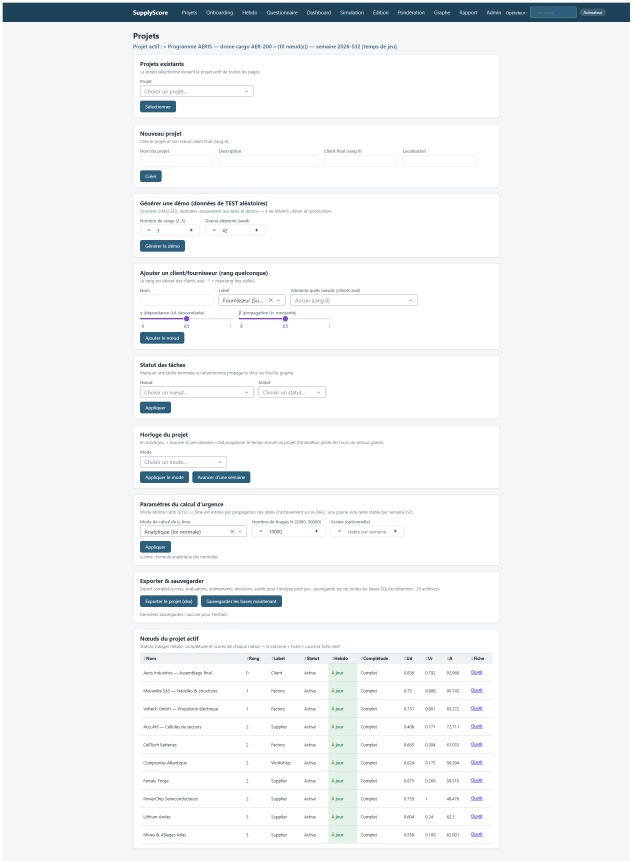
#> input picture projects/supplyscore_soutenance_ppt169_20260702/images/01-projets-pleine-page.png, 1898 x 2583 px, given in place of explainability_waterfall.png, which was not available (shown at 1/3 size); the run also reads 1 picture not shown here
$ python make_assets.py
#> lines starting #> are read from the running program, lines starting #| are printed output that depends on the picture; pictures that were not available may be replaced by others from this repository, and a replacement may not be noted
"""Prepare every image the web poster needs, into Poster/web/img/.

Run with the VOLUME_ENTREPOT venv (it owns Pillow and matplotlib):
  cd C:/PRIVEE/GIT/SMART_GREEN_SUPPLY_CHAIN/VOLUME_ENTREPOT
  ./.venv/Scripts/python.exe C:/PRIVEE/AZURE/docs/BST_DISCO_JH_2026/Poster/web/make_assets.py

Two jobs:
  1. crop the burnt-in title/legend bars off the VOLUME_ENTREPOT plates, so the poster
     can put its own English callouts on top in HTML, and downscale to poster size;
  2. re-render the YOLO26-seg fine-tuning curve in the ALTEN Brand Book palette.

Nothing is written outside web/img/.
"""
from __future__ import annotations

import csv
import os
import shutil
from pathlib import Path

from PIL import Image

VE = Path("C:/PRIVEE/GIT/SMART_GREEN_SUPPLY_CHAIN/VOLUME_ENTREPOT")
BST = Path("C:/PRIVEE/AZURE/docs/BST_DISCO_JH_2026")
OUT = Path(__file__).resolve().parent / "img"
OUT.mkdir(parents=True, exist_ok=True)

# ALTEN Brand Book 2025 (EN), certified colours only
NAVY = "#043962"
AZURE = "#008BD2"
OCHRE = "#FFBA00"
BG_BLUE = "#EBF3F9"
LINE_GREY = "#CDCEDA"
CAPTION_GREY = "#8C8C9A"
NAVY_LIGHT = "#8D9CAD"
AZURE_DARK = "#176F98"


def plate(src: Path, dst: str, crop=None, width: int | None = None, quality=88):
    """Crop, downscale, write JPEG. `crop` is (left, top, right, bottom) in source px."""
    im = Image.open(src).convert("RGB")
    if crop:
        im = im.crop(crop)
    if width and im.width > width:
        im = im.resize((width, round(im.height * width / im.width)), Image.LANCZOS)
    im.save(OUT / dst, quality=quality, optimize=True)
    print(f"{dst:34s} {im.size}")


def copy(src: Path, dst: str):
    shutil.copyfile(src, OUT / dst)
    print(f"{dst:34s} copied")


def trim(src: Path, dst: str, pad=6, thresh=248):
    """Copy a report figure with its white margin removed.

    The report's diagrams sit on a square canvas with a wide white border. On the poster
    that border is dead vertical budget, and the budget is what decides the layout.
    """
    from PIL import ImageChops
    im = Image.open(src).convert("RGB")
    mask = im.point(lambda v: 255 if v < thresh else 0).convert("L")
    box = mask.getbbox() or (0, 0, im.width, im.height)
    box = (max(0, box[0] - pad), max(0, box[1] - pad),
           min(im.width, box[2] + pad), min(im.height, box[3] + pad))
    out = im.crop(box)
    out.save(OUT / dst)
    print(f"{dst:34s} {im.size} -> {out.size}  ar={out.width / out.height:.2f}")


# [139 lines left out: functions training_curve, helios_dryrun_vs_llm, business_metric, not called in this run]


# logos & brick 1
for name in ("LogoALTEN.png", "LogoESTIA.png", "LogoCranfield.png"):
    copy(BST / "Poster" / "img" / name, name)
for name in ("helios_llm_pilot_adequacy.png", "campaign_network.png", "urgency_gap.png"):
    copy(BST / "Poster" / "img" / name, name)
for name in ("explainability_waterfall.png", "three_layer_architecture.png"):
    trim(BST / "Images" / "2.Problem" / name if name.startswith("three")
         else BST / "Images" / "4.Operations" / name, name)
#> in trim, im is the input picture: PIL image 1898x2583 RGB; mean R, G, B 240.3, 242.9, 244.7
#> in trim, `mask = im.point(lambda v: 255 if v < thresh else 0).convert("L")`:
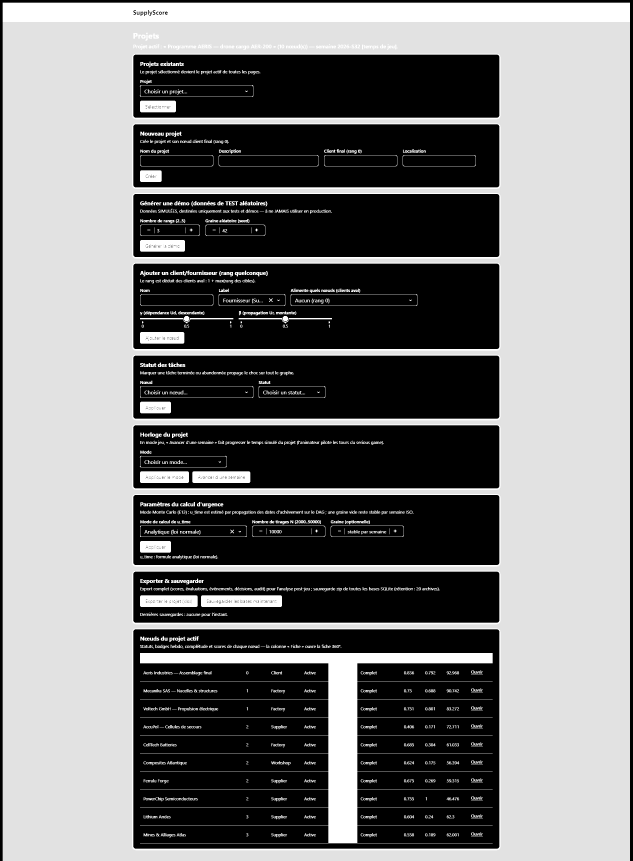
#> mask: PIL image 1898x2583 L (shown at 1/3 size); min 0, max 255, mean 123.3
#> in trim, `box = mask.getbbox() or (0, 0, im.width, im.height)`: box = (8, 8, 1890, 2583)
#> in trim, `box = (max(0, box[0] - pad), max(0, box[1] - pad), min(im.width, box[2..`: box = (2, 2, 1896, 2583)
#> in trim, `out = im.crop(box)`:
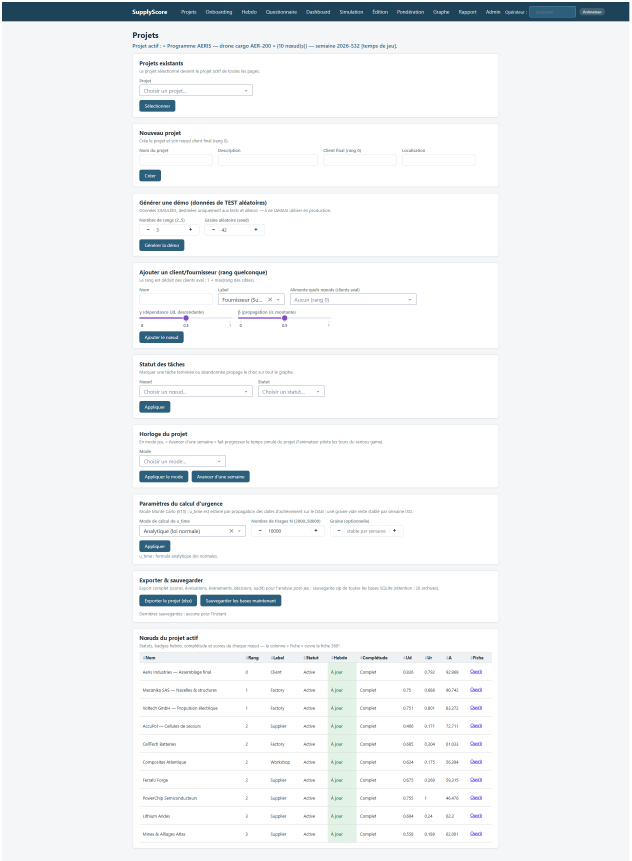
#> out: PIL image 1894x2581 RGB (shown at 1/3 size); mean R, G, B 240.3, 242.8, 244.7
#| explainability_waterfall.png       (1898, 2583) -> (1894, 2581)  ar=0.73
#> pass 2 of the loop `for name in ("explainability_waterfall.png", "three_layer_architecture..`:
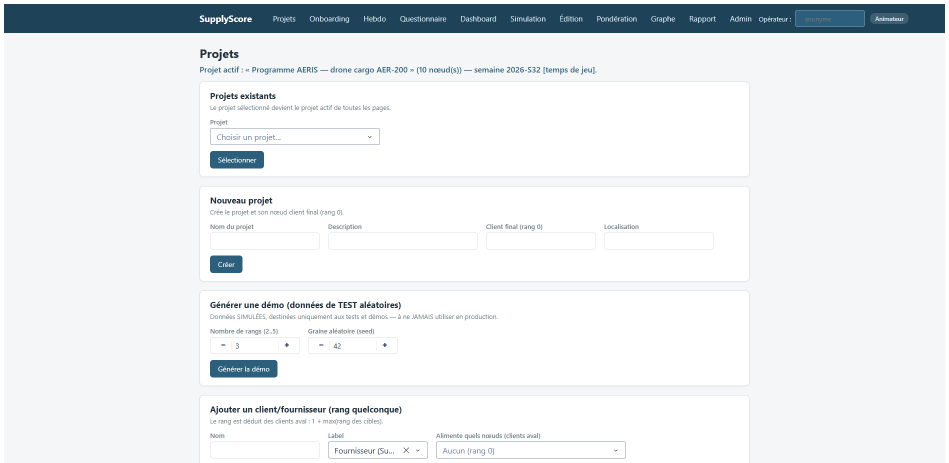
#> input picture projects/supplyscore_soutenance_ppt169_20260702/images/01-projets.png, 1898 x 926 px, given in place of three_layer_architecture.png, which was not available (shown at 1/2 size)
#> in trim, im is the input picture: PIL image 1898x926 RGB; mean R, G, B 232.9, 236.6, 239.2
#> in trim (call 2), `mask = im.point(lambda v: 255 if v < thresh else 0).convert("L")`:
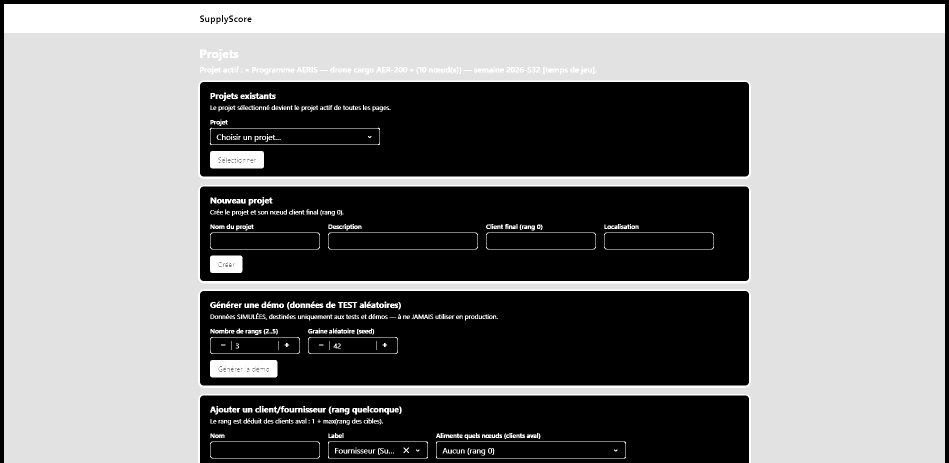
#> mask: PIL image 1898x926 L (shown at 1/2 size); min 0, max 255, mean 130.5
#> in trim (call 2), `box = mask.getbbox() or (0, 0, im.width, im.height)`: box = (8, 8, 1890, 926)
#> in trim (call 2), `box = (max(0, box[0] - pad), max(0, box[1] - pad), min(im.width, box[2..`: box = (2, 2, 1896, 926)
#> in trim (call 2), `out = im.crop(box)`:
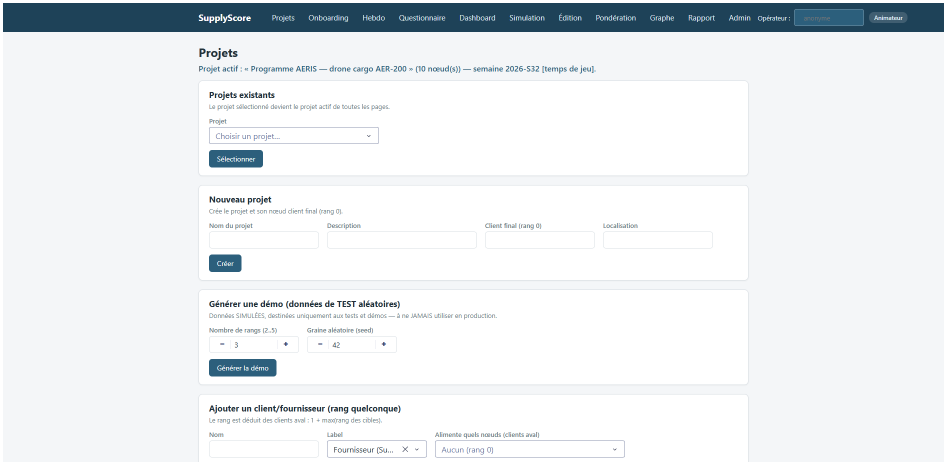
#> out: PIL image 1894x924 RGB (shown at 1/2 size); mean R, G, B 232.8, 236.5, 239.1
#| three_layer_architecture.png       (1898, 926) -> (1894, 924)  ar=2.05

# brick 2 plates The annotated logic plate: drop the 132 px French legend bar, keep the imagery.
plate(VE / "data/EXPLICATION_aire_manoeuvre.png", "ve_logic.jpg",
      crop=(0, 132, 1150, 932), width=1150)
#> in plate, `im = im.crop(crop)`:
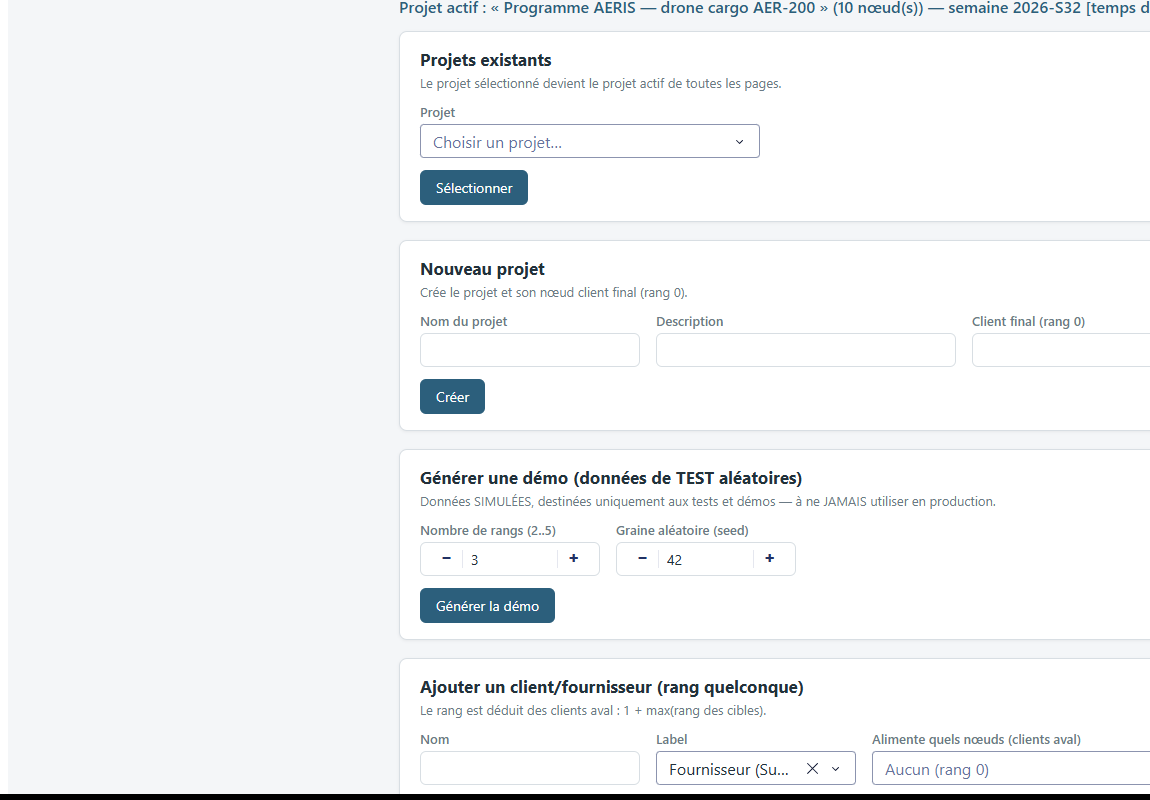
#> im: PIL image 1150x800 RGB; mean R, G, B 242.6, 244.3, 245.8
#| ve_logic.jpg                       (1150, 800)
# Same plate, zoomed on the dock apron: footprint edge, canopy bays, trailers.
plate(VE / "data/EXPLICATION_aire_manoeuvre.png", "ve_logic_zoom.jpg",
      crop=(690, 130, 960, 300), width=1080)
#> call 2 of plate, with dst = 've_logic_zoom.jpg', crop = (690, 130, 960, 300), width = 1080, quality = 88
#> in plate (call 2), `im = im.crop(crop)`:
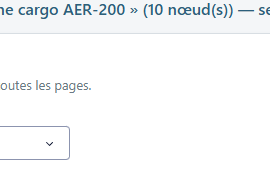
#> im: PIL image 270x170 RGB; mean R, G, B 247.5, 248.9, 249.9
#| ve_logic_zoom.jpg                  (270, 170)

# Docks legible with no truck at all - the two panels that justify segmentation. Cropped tight on the canopy band: the empty yard below carries no information.
plate(VE / "data/PREUVE_aire_visible_sans_camion.png", "ve_proof_deret.jpg",
      crop=(0, 22, 675, 132), width=1000)
#> (the run stopped early here; a loop or call above may not have finished)
